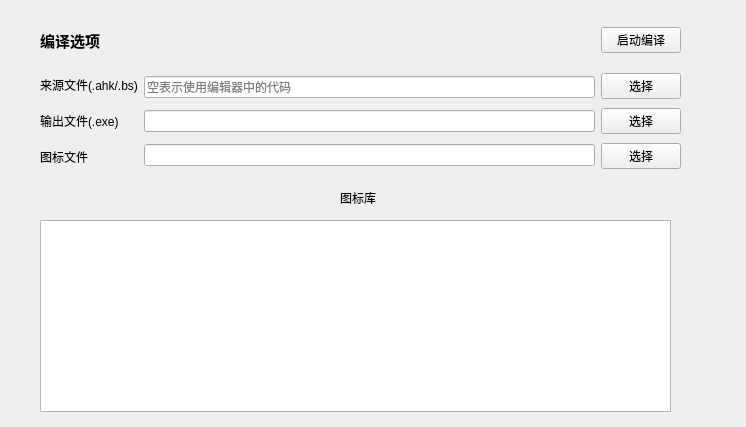
<?xml version="1.0" encoding="UTF-8"?>
<ui version="4.0">
 <class>Form</class>
 <widget class="QWidget" name="Form">
  <property name="geometry">
   <rect>
    <x>0</x>
    <y>0</y>
    <width>746</width>
    <height>427</height>
   </rect>
  </property>
  <property name="minimumSize">
   <size>
    <width>746</width>
    <height>427</height>
   </size>
  </property>
  <property name="maximumSize">
   <size>
    <width>746</width>
    <height>427</height>
   </size>
  </property>
  <property name="windowTitle">
   <string>Compile</string>
  </property>
  <widget class="QLabel" name="label_5">
   <property name="geometry">
    <rect>
     <x>340</x>
     <y>190</y>
     <width>72</width>
     <height>15</height>
    </rect>
   </property>
   <property name="text">
    <string>图标库</string>
   </property>
  </widget>
  <widget class="QWidget" name="layoutWidget">
   <property name="geometry">
    <rect>
     <x>40</x>
     <y>70</y>
     <width>641</width>
     <height>102</height>
    </rect>
   </property>
   <layout class="QHBoxLayout" name="horizontalLayout">
    <item>
     <layout class="QVBoxLayout" name="verticalLayout_3">
      <item>
       <widget class="QLabel" name="label">
        <property name="text">
         <string>来源文件(.ahk/.bs)</string>
        </property>
       </widget>
      </item>
      <item>
       <widget class="QLabel" name="label_2">
        <property name="text">
         <string>输出文件(.exe)</string>
        </property>
       </widget>
      </item>
      <item>
       <widget class="QLabel" name="label_4">
        <property name="text">
         <string>图标文件</string>
        </property>
       </widget>
      </item>
     </layout>
    </item>
    <item>
     <layout class="QVBoxLayout" name="verticalLayout">
      <item>
       <widget class="QLineEdit" name="a_line">
        <property name="inputMask">
         <string/>
        </property>
        <property name="placeholderText">
         <string>空表示使用编辑器中的代码</string>
        </property>
       </widget>
      </item>
      <item>
       <widget class="QLineEdit" name="b_line"/>
      </item>
      <item>
       <widget class="QLineEdit" name="c_line"/>
      </item>
     </layout>
    </item>
    <item>
     <layout class="QVBoxLayout" name="verticalLayout_2">
      <item>
       <widget class="QPushButton" name="a_choose">
        <property name="text">
         <string>选择</string>
        </property>
       </widget>
      </item>
      <item>
       <widget class="QPushButton" name="b_choose">
        <property name="text">
         <string>选择</string>
        </property>
       </widget>
      </item>
      <item>
       <widget class="QPushButton" name="c_choose">
        <property name="text">
         <string>选择</string>
        </property>
       </widget>
      </item>
     </layout>
    </item>
   </layout>
  </widget>
  <widget class="QWidget" name="layoutWidget">
   <property name="geometry">
    <rect>
     <x>40</x>
     <y>20</y>
     <width>641</width>
     <height>41</height>
    </rect>
   </property>
   <layout class="QHBoxLayout" name="horizontalLayout_2">
    <item>
     <widget class="QLabel" name="label_3">
      <property name="font">
       <font>
        <pointsize>11</pointsize>
        <weight>75</weight>
        <bold>true</bold>
       </font>
      </property>
      <property name="text">
       <string>编译选项</string>
      </property>
     </widget>
    </item>
    <item>
     <spacer name="horizontalSpacer">
      <property name="orientation">
       <enum>Qt::Horizontal</enum>
      </property>
      <property name="sizeHint" stdset="0">
       <size>
        <width>40</width>
        <height>20</height>
       </size>
      </property>
     </spacer>
    </item>
    <item>
     <widget class="QPushButton" name="start">
      <property name="text">
       <string>启动编译</string>
      </property>
     </widget>
    </item>
   </layout>
  </widget>
  <widget class="QListView" name="listView">
   <property name="geometry">
    <rect>
     <x>40</x>
     <y>220</y>
     <width>631</width>
     <height>192</height>
    </rect>
   </property>
  </widget>
 </widget>
 <resources/>
 <connections/>
</ui>
